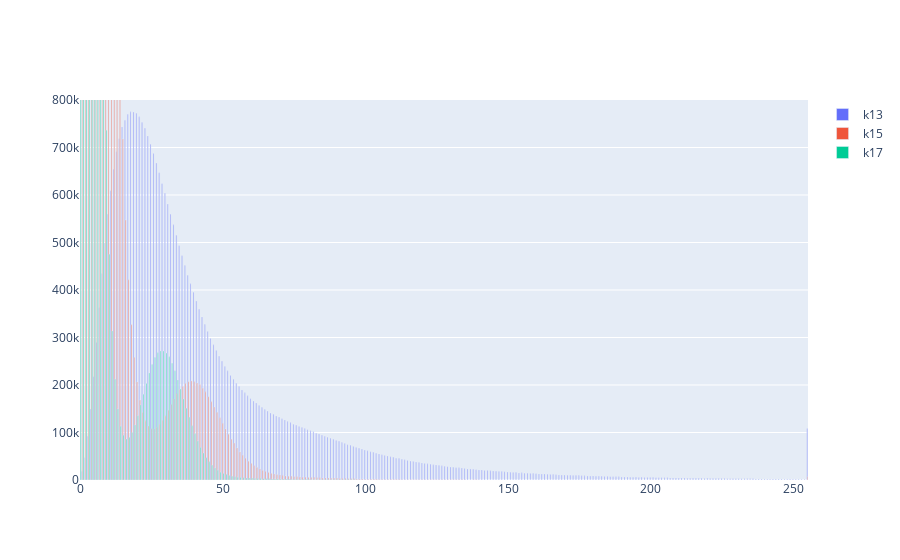

Here is the notebook cell this chart was saved with:
### Markdown cell above
### E. coli pb dataset

#### Kmer spectrum

### Code cell
#!snakemake -s pipeline/generate_stat.snakefile kmer_spectrum_simulated_reads
import pandas
import plotly.graph_objects as go

df = pandas.read_csv("stats/kmer_spectrum/e_coli_pb.csv", index_col=0)

fig = go.Figure(data=[go.Bar(name=c, y=df[c]) for c in df.columns])


fig = go.Figure(data=[go.Bar(name=c, y=df[c]) for c in df.columns],
               layout=go.Layout(yaxis=dict(range=[0, 800_000]),
                                xaxis=dict(range=[0, 255])))

fig.show()

### Figure 1 — Plotly figure (JSON) as saved in the notebook; plotly's stock layout.template omitted (floating-point values rounded to 4 significant figures; data arrays with more than 128 entries replaced by an {"elided": "..."} marker saying what was removed)
{"data": [{"name": "k13", "type": "bar", "y": {"elided": "256 int values"}}, {"name": "k15", "type": "bar", "y": {"elided": "256 int values"}}, {"name": "k17", "type": "bar", "y": {"elided": "256 int values"}}], "layout": {"xaxis": {"range": [0, 255]}, "yaxis": {"range": [0, 800000]}}}
